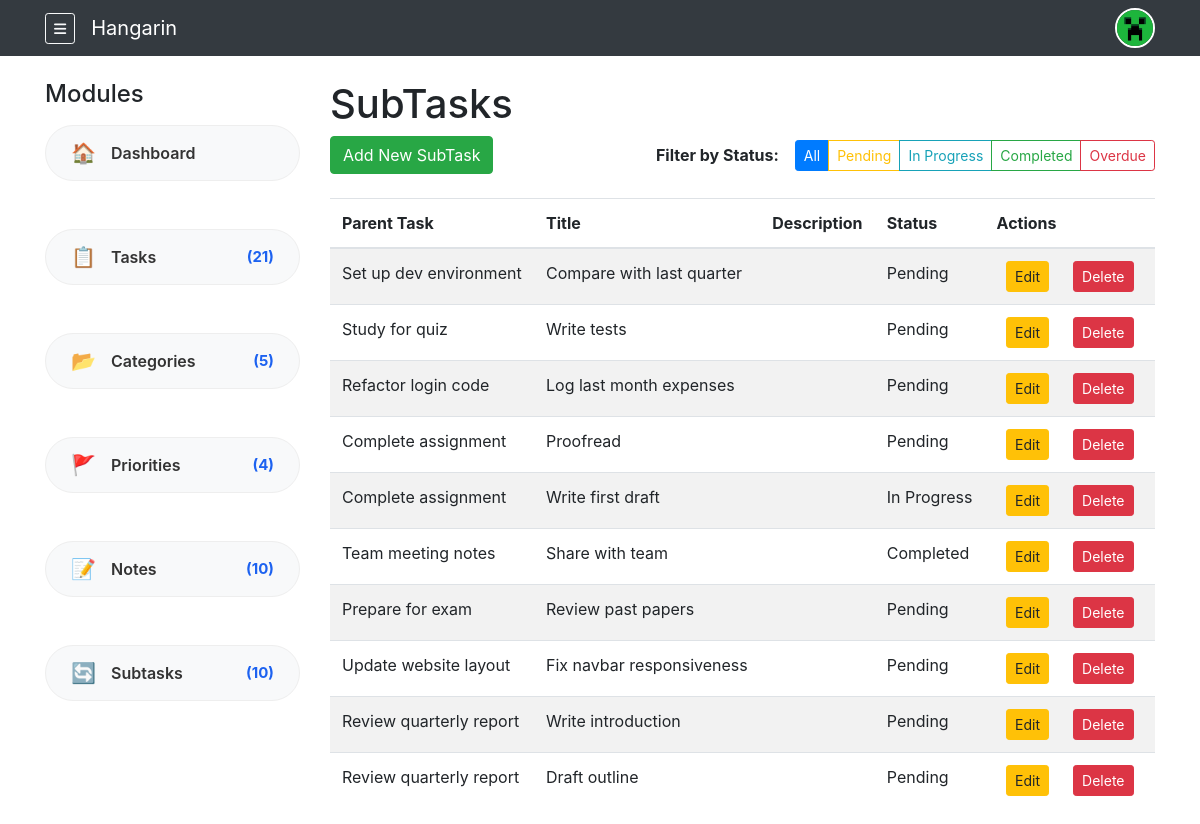
Page /subtasks/ (signed in) on the committed database.
### tasks/models.py (models this page shows, shortened)
class SubTask(models.Model):
    STATUS_CHOICES = Task.STATUS_CHOICES
    parent_task = models.ForeignKey(Task, on_delete=models.CASCADE, related_name="subtasks")
    title = models.CharField(max_length=200)
    description = models.TextField(blank=True)
    status = models.CharField(max_length=50, choices=STATUS_CHOICES, default="Pending")
    class Meta:
        verbose_name = "SubTask"
        verbose_name_plural = "SubTasks"

class Task(models.Model):
    STATUS_CHOICES = [
        ("Pending", "Pending"),
        ("In Progress", "In Progress"),
        ("Completed", "Completed"),
        ("Overdue", "Overdue"),
    ]
    owner = models.ForeignKey(User, on_delete=models.CASCADE, related_name="tasks", null=True, blank=True)
    title = models.CharField(max_length=200)
    description = models.TextField(blank=True)
    deadline = models.DateTimeField(default=timezone.now)
    status = models.CharField(max_length=50, choices=STATUS_CHOICES, default="Pending")
    category = models.ForeignKey(Category, on_delete=models.SET_NULL, null=True, blank=True)
    priority = models.ForeignKey(Priority, on_delete=models.SET_NULL, null=True, blank=True)
    class Meta:
        verbose_name = "Task"
        verbose_name_plural = "Tasks"

### tasks/views.py (the view)
# urls.py: path('subtasks/', views.SubTaskListView.as_view(), name='subtask_list'),
@method_decorator(never_cache, name='dispatch')
class SubTaskListView(LoginRequiredMixin, ListView):
    model = SubTask
    template_name = 'subtask/subtask_list.html'
    context_object_name = 'subtasks'
    paginate_by = 10
    def get_queryset(self):
        queryset = SubTask.objects.filter(parent_task__owner=self.request.user).order_by('-id')
        status_filter = self.request.GET.get('status')
        if status_filter and status_filter != 'All':
            queryset = queryset.filter(status=status_filter)
        return queryset
    def get_context_data(self, **kwargs):
        context = super().get_context_data(**kwargs)
        context['current_status'] = self.request.GET.get('status', 'All')
        return context

### tasks/context_processors.py (called while the page is built)
def sidebar_counts(request):
    if not request.user.is_authenticated:
        return {}
    u = request.user
    return {
        'count_tasks':      Task.objects.filter(owner=u).count(),
        'count_categories': Category.objects.filter(owner=u).count(),
        'count_priorities': Priority.objects.filter(owner=u).count(),
        'count_notes':      Note.objects.filter(task__owner=u).count(),
        'count_subtasks':   SubTask.objects.filter(parent_task__owner=u).count(),
    }

### templates/subtask/subtask_list.html (shortened to what this page needs)
{% extends 'base.html' %}
{% block content %}
<h1>SubTasks</h1>
<div class="d-flex justify-content-between align-items-center mb-3 flex-wrap">
    <a href="{% url 'tasks:subtask_create' %}" class="btn btn-success mb-2 mobile-stack-btn">
        Add New SubTask
    </a>
    <div class="filter-container mb-2">
        <span class="font-weight-bold mr-2">Filter by Status:</span>
        <div class="btn-group flex-wrap" role="group">
            <a href="?status=All" class="btn btn-sm {% if current_status == 'All' %}btn-primary{% else %}btn-outline-primary{% endif %}">All</a>
            <a href="?status=Pending" class="btn btn-sm {% if current_status == 'Pending' %}btn-warning{% else %}btn-outline-warning{% endif %}">Pending</a>
            <a href="?status=In Progress" class="btn btn-sm {% if current_status == 'In Progress' %}btn-info{% else %}btn-outline-info{% endif %}">In Progress</a>
            <a href="?status=Completed" class="btn btn-sm {% if current_status == 'Completed' %}btn-success{% else %}btn-outline-success{% endif %}">Completed</a>
            <a href="?status=Overdue" class="btn btn-sm {% if current_status == 'Overdue' %}btn-danger{% else %}btn-outline-danger{% endif %}">Overdue</a>
        </div>
    </div>
</div>
<div class="table-responsive">
    <table class="table table-striped">
        <thead>
            <tr>
                <th>Parent Task</th>
                <th>Title</th>
                <th>Description</th>
                <th>Status</th>
                <th>Actions</th>
            </tr>
        </thead>
        <tbody>
            {% for subtask in subtasks %}
            <tr>
                <td>{{ subtask.parent_task.title }}</td>
                <td>{{ subtask.title }}</td>
                <td>{{ subtask.description|truncatechars:30 }}</td>
                <td>{{ subtask.status }}</td>
                <td>
                    <div class="action-buttons">
                        <a href="{% url 'tasks:subtask_update' subtask.pk %}" class="btn btn-sm btn-warning">Edit</a>
                        <a href="{% url 'tasks:subtask_delete' subtask.pk %}" class="btn btn-sm btn-danger">Delete</a>
                    </div>
                </td>
            </tr>
            {% empty %}
            <tr><td colspan="5">No subtasks yet.</td></tr>
            {% endfor %}
        </tbody>
    </table>
</div>
{% endblock %}

### tasks/static/css/custom.css (style rules this page uses)
.action-buttons { display: flex !important; flex-direction: row !important; flex-wrap: nowrap !important; gap: 0.25in !important; justify-content: center; align-items: center; }
.action-buttons .btn { flex: 0 0 auto !important; white-space: nowrap !important; margin: 0 !important; text-align: center; }
.table td:last-child, .table th:last-child { min-width: 170px; }
.filter-container { display: flex; align-items: center; flex-wrap: wrap; gap: 8px; }

### rows in the picture
SubTask: parent_task "Set up dev environment", title "Compare with last quarter", status "Pending"
SubTask: parent_task "Study for quiz", title "Write tests", status "Pending"
SubTask: parent_task "Refactor login code", title "Log last month expenses", status "Pending"
SubTask: parent_task "Complete assignment", title "Proofread", status "Pending"
SubTask: parent_task "Complete assignment", title "Write first draft", status "In Progress"
SubTask: parent_task "Team meeting notes", title "Share with team", status "Completed"
SubTask: parent_task "Prepare for exam", title "Review past papers", status "Pending"
SubTask: parent_task "Update website layout", title "Fix navbar responsiveness", status "Pending"
SubTask: parent_task "Review quarterly report", title "Write introduction", status "Pending"
SubTask: parent_task "Review quarterly report", title "Draft outline", status "Pending"

### other values in the picture
{{ count_tasks }} "21"
{{ count_categories }} "5"
{{ count_priorities }} "4"
{{ count_notes }} "10"
{{ count_subtasks }} "10"
